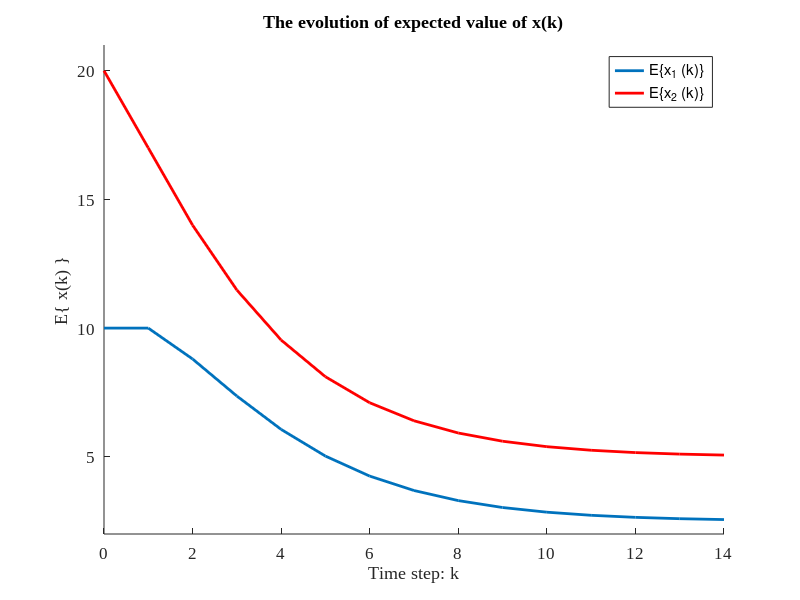
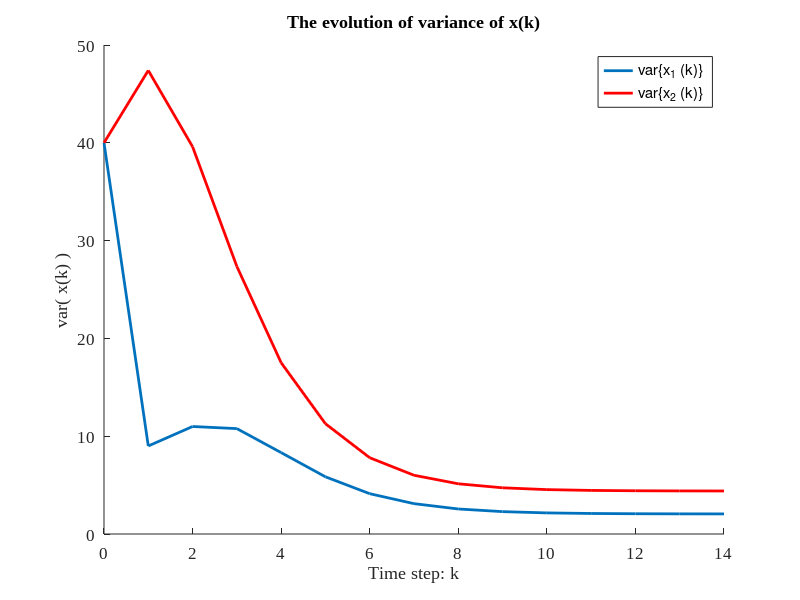

Recreate these plots in MATLAB, in order.
%% HW4-1
% -------------------------
% CMPE 245 - Spring, 2016
% Chien-Pin Chen
% 05/08/2016
% MATLAB script for HW4-1
% --------------------------
clear all;

% setting intial value and constant matrix
A = [0.2 0.4; -0.4 1];
b = [1 0; 0 1];
eX_0 = [10; 20];
D = [0;1];


%% compute the expected value of X(k+1)
% vector to storage X(k+1) 
eX_k = zeros(2,15);

eX_k(:,1) = eX_0;%A*eX_0 + D;
for i = 2:15
    eX_k(:,i) = A*eX_k(:,i-1) + D;
end
t = (0:1:14);  % set the range of time step.

% initalize figure and its handles for ploting line later
f1 = figure;        % delcare an empty canvas fb: figure for black line 
h_f1 = gca;         % get handle value (pointer) of above canvs
set(h_f1, 'fontsize', 12, 'FontName','Times New Roman');
set(h_f1,'NextPlot', 'add');
xlabel ('Time step: k');
ylabel ('E\{ x(k) \}');
ylim([2 21]);
title('The evolution of expected value of x(k)');

plot(h_f1, t, eX_k(1,:), 'LineWidth', 2, 'DisplayName','E\{x_1 (k)\}');
plot(h_f1, t, eX_k(2,:), 'r', 'LineWidth', 2,'DisplayName','E\{x_2 (k)\}');
legend show;

%% compute the variances of X(k+1)
% setting intial variance and variable vector
P_0 = eye(2)*40;
Q = eye(2);
P_k = zeros(2, 2, 15);

P_k(:, :, 1) = P_0; %A*P_0*A' + b*Q*b';
for i = 2:length(P_k(1,1,:))
    P_k(:, :, i) = A*P_k(:, :, i-1)*A' + b*Q*b';
end

t = (0:1:14);  % set the range of time step.

% initalize figure and its handles for ploting line later
f3 = figure;        % delcare an empty canvas fb: figure for black line 
h_f3 = gca;         % get handle value (pointer) of above canvs
set(h_f3, 'fontsize', 12, 'FontName','Times New Roman');
set(h_f3,'NextPlot', 'add');
xlabel ('Time step: k');
ylabel ('var( x(k) )');
ylim([0 50]);
title('The evolution of variance of x(k)');

var_x1 = reshape( P_k(1,1,:), 1, []);  % extract the variance of x1 from P_k
var_x2 = reshape( P_k(2,2,:), 1, []);  % extract the variance of x2 from P_k
plot(h_f3, t, var_x1, 'LineWidth', 2, 'DisplayName','var\{x_1 (k)\}');
plot(h_f3, t, var_x2, 'r', 'LineWidth', 2, 'DisplayName','var\{x_2 (k)\}');
legend show;
